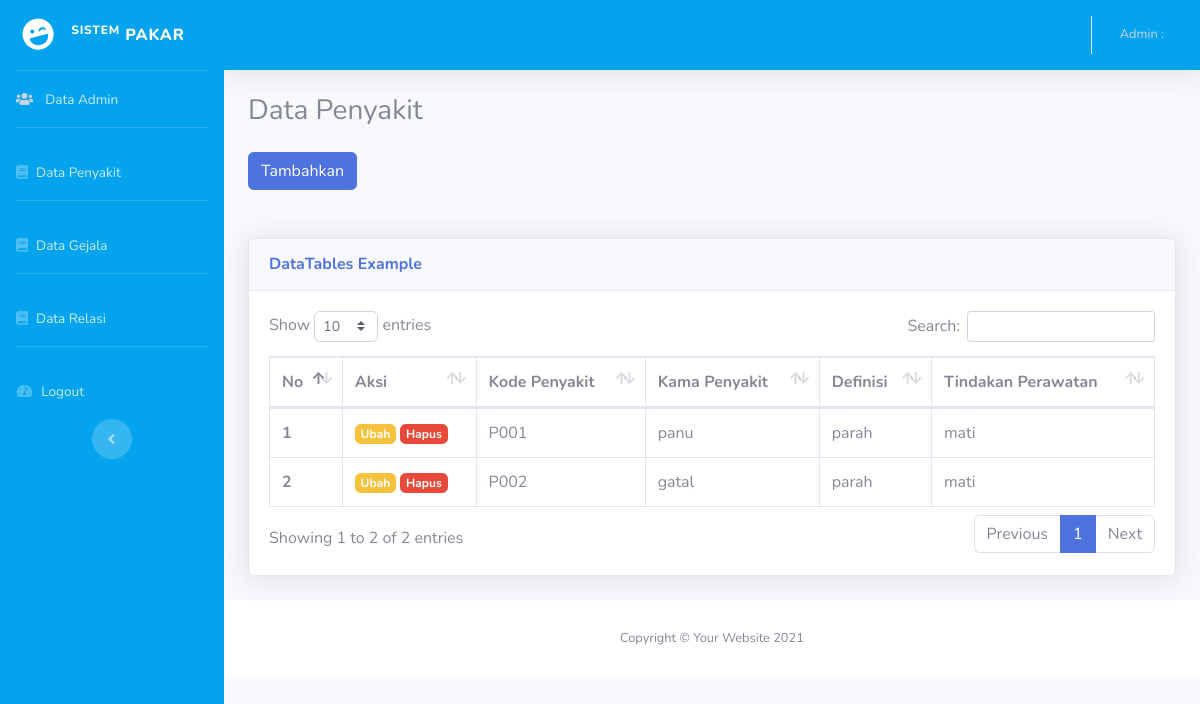
Page /index.php/admin/penyakit_solusi on the committed database.
### tables this page shows
CREATE TABLE `penyakit_solusi` (
  `kd_penyakit` varchar(10) NOT NULL,
  `nama_penyakit` varchar(100) NOT NULL,
  `definisi` text NOT NULL,
  `solusi` text NOT NULL
);

### application/controllers/Admin.php (called while the page is built, shortened)
<?php
class admin extends CI_Controller
{
    public function __construct()
    {
        $this->load->model('konsultasi_model');
        $this->load->model('perawatan_model');
        $this->load->model('login_model');
    }
    public function penyakit_solusi()
    {
        $data['title'] = 'Data Penyakit';
        $data['admin'] = $this->db->get_where('admin', ['username' => $this->session->userdata('username')])->row_array();
        $data['penyakit'] = $this->db->get('penyakit_solusi')->result_array();
        $this->form_validation->set_rules('kd_penyakit', 'kd_penyakit', 'required|trim|is_unique[penyakit_solusi.kd_penyakit]', ['is_unique' => 'Kode Penyakit ini sudah terdaftar!']);
        $this->form_validation->set_rules('nama_penyakit', 'nama_penyakit', 'required|trim|is_unique[penyakit_solusi.nama_penyakit]', ['is_unique' => 'Nama Penyakit ini sudah terdaftar!']);
        $this->form_validation->set_rules('definisi', 'definisi', 'required');
        $this->form_validation->set_rules('solusi', 'solusi', 'required');
        if ($this->form_validation->run() == false) {
            $this->load->view('template/header_admin', $data);
            $this->load->view('template/sidebar');
            $this->load->view('template/topbar', $data);
            $this->load->view('admin/penyakit_solusi', $data);
            $this->load->view('template/footer_admin');
        }
    }
}

### index.php (called while the page is built, shortened)
<?php
require_once BASEPATH.'core/CodeIgniter.php';

### application/views/admin/penyakit_solusi.php (the view, shortened to what this page needs)
<div class="container-fluid">
  <h3><?= $title; ?></h3>
  <button type="button" class="btn btn-primary mt-3 mb-5" data-toggle="modal" data-target="#exampleModal">Tambahkan</button>
  <div class="card shadow mb-4">
    <div class="card-header py-3">
      <h6 class="m-0 font-weight-bold text-primary">DataTables Example</h6>
    </div>
    <div class="card-body">
      <div class="table-responsive">
        <table class="table table-bordered" id="dataTable" width="100%" cellspacing="0">
          <thead>
            <tr>
              <th scope="col">No</th>
              <th scope="col">Aksi</th>
              <th scope="col">Kode Penyakit</th>
              <th scope="col">Kama Penyakit</th>
              <th scope="col">Definisi</th>
              <th scope="col">Tindakan Perawatan</th>
            </tr>
          </thead>
          <tbody>
            <?php $i = 1; ?>
            <?php foreach ($penyakit as $kit) : ?>
              <tr>
                <th scope="row"><?= $i; ?></th>
                <td>
                  <a href="<?= base_url('pengaturan_admin/edit_penyakit/' . $kit['kd_penyakit']); ?>" class="btn btn-warning badge btn-sm">Ubah</a>
                  <a href="<?= base_url('pengaturan_admin/hapus_penyakit/' . $kit['kd_penyakit']); ?>" class="btn btn-danger badge btn-sm">Hapus</a>
                </td>
                <td><?= $kit['kd_penyakit']; ?></td>
                <td><?= $kit['nama_penyakit']; ?></td>
                <td><?= $kit['definisi']; ?></td>
                <td><?= $kit['solusi']; ?></td>
              </tr>
              <?php $i++; ?>
            <?php endforeach; ?>
          </tbody>
        </table>
      </div>
    </div>
  </div>

### rows in the picture
penyakit_solusi: kd_penyakit "P001", nama_penyakit "panu", definisi "parah", solusi "mati"
penyakit_solusi: kd_penyakit "P002", nama_penyakit "gatal", definisi "parah", solusi "mati"

### other values in the picture
$title "Data Penyakit"
